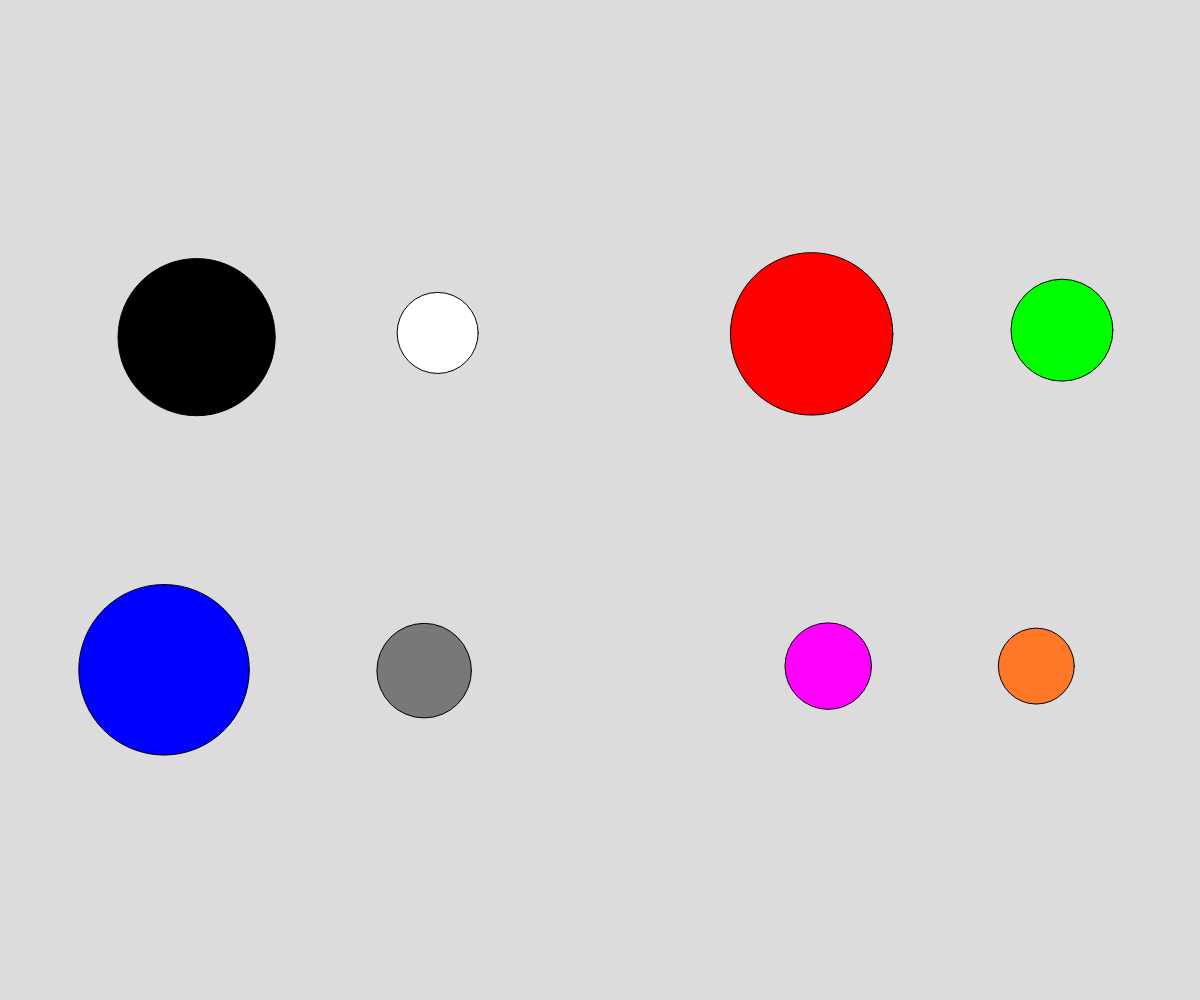
Frame 1 (no input)
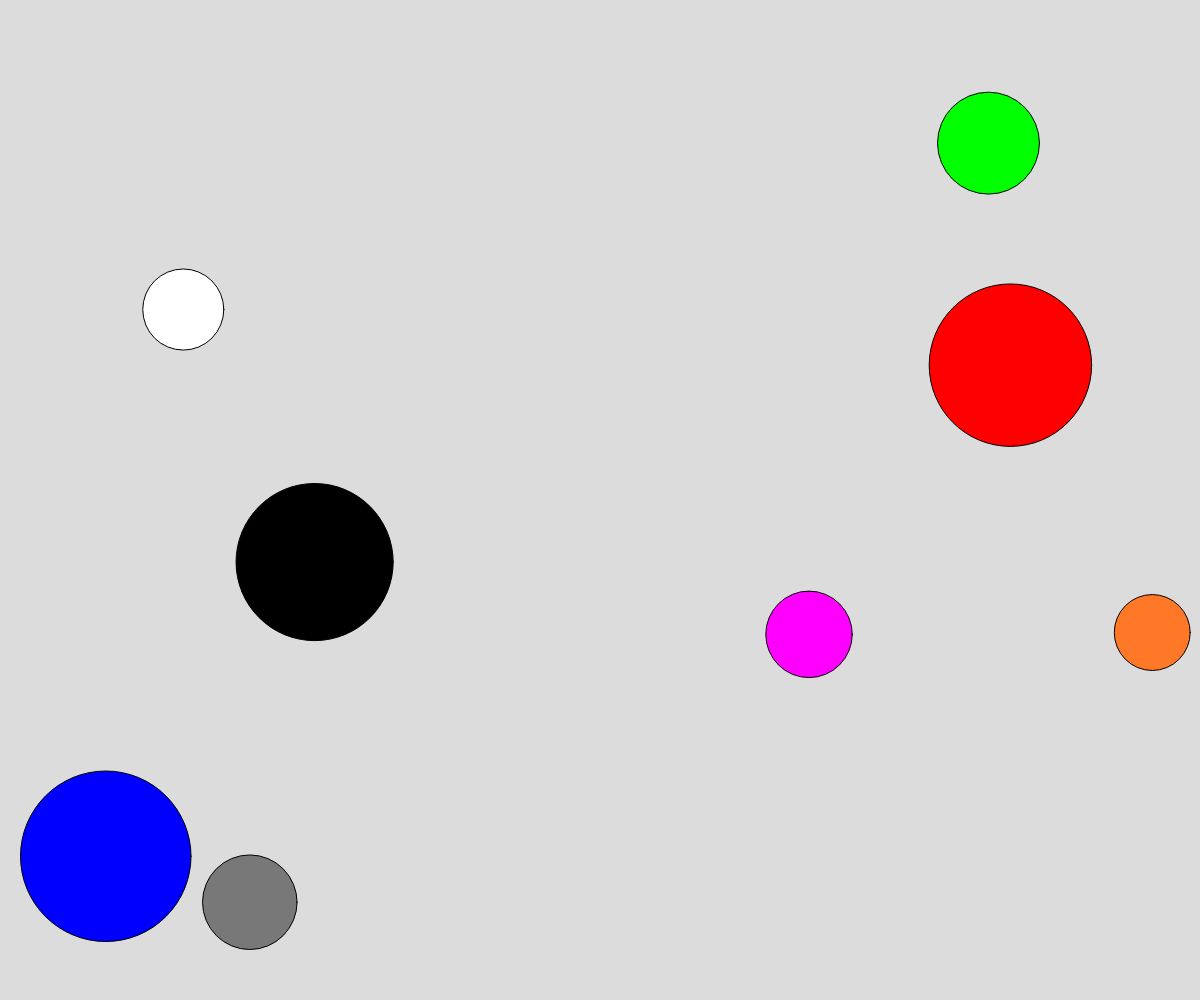
Frame 60 (no input)
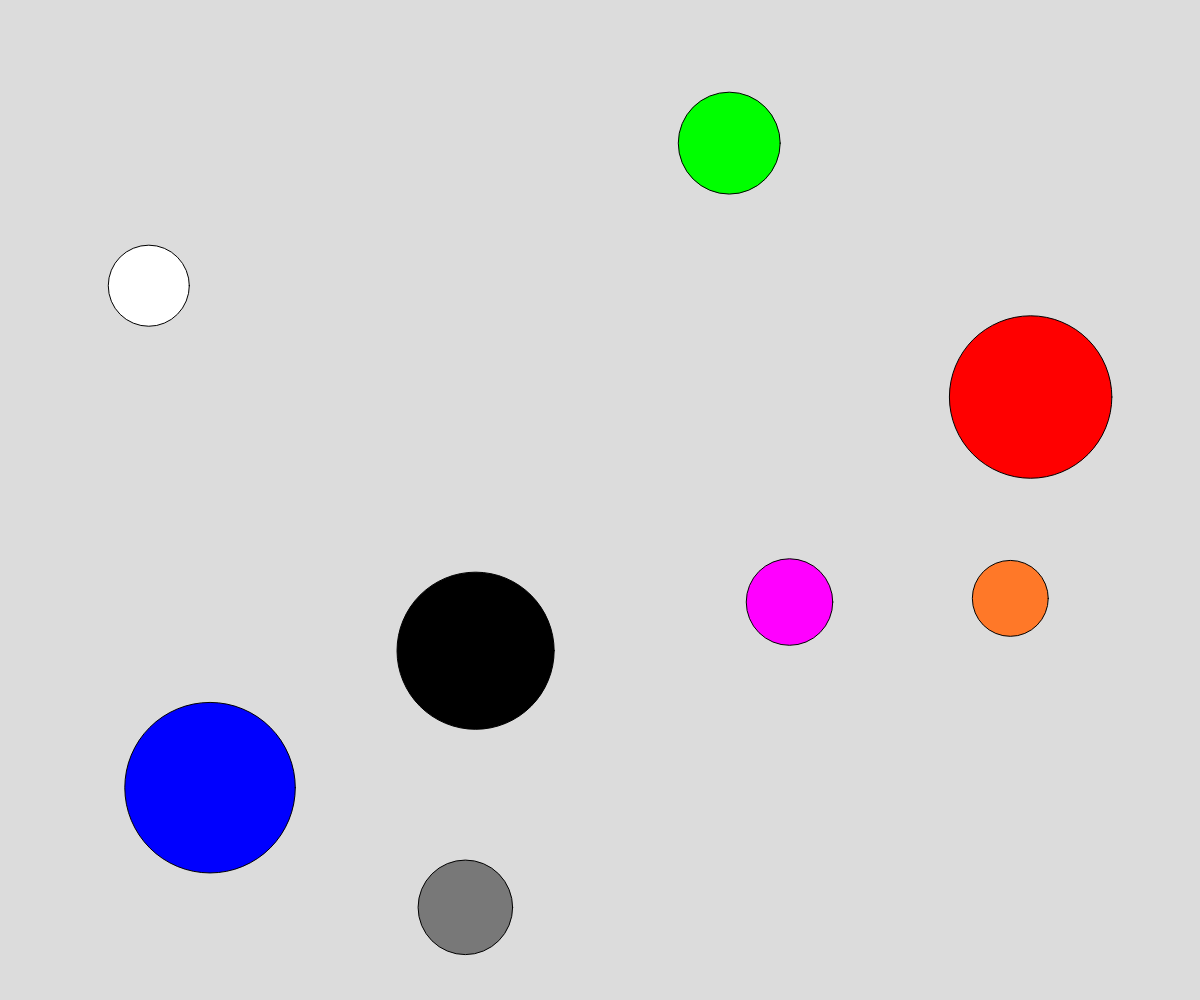
Frame 120 (the mouse pressed at the canvas centre since frame 60)

The p5.js sketch that drew these frames (run headless with seeded random() and noise() and a simulated clock; from frame 60 on, the mouse is pressed at the canvas centre):

// p5.js sketch
// ── sketch.js
let cx1;let cx2;let cx3;let cx4;
let cx5;let cx6;let cx7;let cx8;

let cy1;let cy2;let cy3;let cy4;
let cy5;let cy6;let cy7;let cy8;

let dia1;let dia2;let dia3;let dia4;
let dia5;let dia6;let dia7;let dia8;

let xspeed1;let xspeed2;let xspeed3;let xspeed4;
let xspeed5;let xspeed6; let xspeed7; let xspeed8;

let yspeed1;let yspeed2;let yspeed3;let yspeed4;
let yspeed5;let yspeed6; let yspeed7; let yspeed8;

let pxspeed1;let pxspeed2;let pxspeed3;let pxspeed4;
let pxspeed5;let pxspeed6;let pxspeed7;let pxspeed8;

let pyspeed1;let pyspeed2;let pyspeed3;let pyspeed4;
let pyspeed5;let pyspeed6;let pyspeed7;let pyspeed8;

function setup() {
  createCanvas(windowWidth, windowHeight);
  dia1=random(50,200);dia2=random(50,200);dia3=random(50,200);dia4=random(50,200);
  dia5=random(50,200);dia6=random(50,200);dia7=random(50,200);dia8=random(50,200);
  
  cx1=random(dia1,1/4*width);cx2=random(1/4*width,2/4*width);
  cx3=random(2/4*width,3/4*width);cx4=random(3/4*width,width-dia4);
  cx5=random(dia1,1/4*width);cx6=random(1/4*width,2/4*width);
  cx7=random(2/4*width,3/4*width);cx8=random(3/4*width,width-dia4);
  
  cy1=height/3;cy2=cy1;cy3=cy1;cy4=cy1;
  cy5=2*height/3;cy6=cy5;cy7=cy5;cy8=cy5;
  
  xspeed1=random(-5,5);xspeed2=random(-5,5);xspeed3=random(-5,5);xspeed4=random(-5,5);
  xspeed5=random(-5,5);xspeed6=random(-5,5);xspeed7=random(-5,5);xspeed8=random(-5,5);
  
  yspeed1=random(-5,5);yspeed2=random(-5,5);yspeed3=random(-5,5);yspeed4=random(-5,5);
  yspeed5=random(-5,5);yspeed6=random(-5,5);yspeed7=random(-5,5);yspeed8=random(-5,5);
}

function draw() {
  move();
  background(220);
  if (sqrt(((cx1-cx2)**2)+((cy1-cy2)**2)) <=(dia1+dia2)/2){ //1 og 2
    xspeed1=pxspeed2;
    yspeed1=pyspeed2;
    xspeed2=pxspeed1;
    yspeed2=pyspeed1;
  }
  if (sqrt(((cx1-cx3)**2)+((cy1-cy3)**2)) <=(dia1+dia3)/2){ //1 og 3
    xspeed1=pxspeed3;
    yspeed1=pyspeed3;
    xspeed3=pxspeed1;
    yspeed3=pyspeed1;
  }
  if (sqrt(((cx1-cx4)**2)+((cy1-cy4)**2)) <=(dia1+dia4)/2){ //1 og 4
    xspeed1=pxspeed4;
    yspeed1=pyspeed4;
    xspeed4=pxspeed1;
    yspeed4=pyspeed1;
  }
  if (sqrt(((cx1-cx5)**2)+((cy1-cy5)**2)) <=(dia1+dia5)/2){ //1 og 5
    xspeed1=pxspeed5;
    yspeed1=pyspeed5;
    xspeed5=pxspeed1;
    yspeed5=pyspeed1;
  }
  if (sqrt(((cx1-cx6)**2)+((cy1-cy6)**2)) <=(dia1+dia6)/2){ //1 og 6
    xspeed1=pxspeed6;
    yspeed1=pyspeed6;
    xspeed6=pxspeed1;
    yspeed6=pyspeed1;
  }
  if (sqrt(((cx1-cx7)**2)+((cy1-cy7)**2)) <=(dia1+dia7)/2){ //1 og 7
    xspeed1=pxspeed7;
    yspeed1=pyspeed7;
    xspeed7=pxspeed1;
    yspeed7=pyspeed1;
  }
  if (sqrt(((cx1-cx8)**2)+((cy1-cy8)**2)) <=(dia1+dia8)/2){ //1 og 8
    xspeed1=pxspeed8;
    yspeed1=pyspeed8;
    xspeed8=pxspeed1;
    yspeed8=pyspeed1;
  }
  if (sqrt(((cx2-cx3)**2)+((cy2-cy3)**2)) <=(dia2+dia3)/2){ //2 og 3
    xspeed2=pxspeed3;
    yspeed2=pyspeed3;
    xspeed3=pxspeed2;
    yspeed3=pyspeed2;
  }
  if (sqrt(((cx2-cx4)**2)+((cy2-cy4)**2)) <=(dia2+dia4)/2){ //2 og 4
    xspeed2=pxspeed4;
    yspeed2=pyspeed4;
    xspeed4=pxspeed2;
    yspeed4=pyspeed2;
  }
  if (sqrt(((cx2-cx5)**2)+((cy2-cy5)**2)) <=(dia2+dia5)/2){ //2 og 5
    xspeed2=pxspeed5;
    yspeed2=pyspeed5;
    xspeed5=pxspeed2;
    yspeed5=pyspeed2;
  }
  if (sqrt(((cx2-cx6)**2)+((cy2-cy6)**2)) <=(dia2+dia6)/2){ //2 og 6
    xspeed2=pxspeed6;
    yspeed2=pyspeed6;
    xspeed6=pxspeed2;
    yspeed6=pyspeed2;
  }
  if (sqrt(((cx2-cx7)**2)+((cy2-cy7)**2)) <=(dia2+dia7)/2){ //2 og 7
    xspeed2=pxspeed7;
    yspeed2=pyspeed7;
    xspeed7=pxspeed2;
    yspeed7=pyspeed2;
  }
  if (sqrt(((cx2-cx8)**2)+((cy2-cy8)**2)) <=(dia2+dia8)/2){ //2 og 8
    xspeed2=pxspeed8;
    yspeed2=pyspeed8;
    xspeed8=pxspeed2;
    yspeed8=pyspeed2;
  }
  if (sqrt(((cx3-cx4)**2)+((cy3-cy4)**2)) <=(dia3+dia4)/2){ //3 og 4
    xspeed3=pxspeed4;
    yspeed3=pyspeed4;
    xspeed4=pxspeed3;
    yspeed4=pyspeed3;
  }
  if (sqrt(((cx3-cx5)**2)+((cy3-cy5)**2)) <=(dia3+dia5)/2){ //3 og 5
    xspeed3=pxspeed5;
    yspeed3=pyspeed5;
    xspeed5=pxspeed3;
    yspeed5=pyspeed3;
  }
  if (sqrt(((cx3-cx6)**2)+((cy3-cy6)**2)) <=(dia3+dia6)/2){ //3 og 6
    xspeed3=pxspeed6;
    yspeed3=pyspeed6;
    xspeed6=pxspeed3;
    yspeed6=pyspeed3;
  }
  if (sqrt(((cx3-cx7)**2)+((cy3-cy7)**2)) <=(dia3+dia7)/2){ //3 og 7
    xspeed3=pxspeed7;
    yspeed3=pyspeed7;
    xspeed7=pxspeed3;
    yspeed7=pyspeed3;
  }
  if (sqrt(((cx3-cx8)**2)+((cy3-cy8)**2)) <=(dia3+dia8)/2){ //3 og 8
    xspeed3=pxspeed8;
    yspeed3=pyspeed8;
    xspeed8=pxspeed3;
    yspeed8=pyspeed3;
  }
  if (sqrt(((cx4-cx5)**2)+((cy4-cy5)**2)) <=(dia4+dia5)/2){ //4 og 5
    xspeed4=pxspeed5;
    yspeed4=pyspeed5;
    xspeed5=pxspeed4;
    yspeed5=pyspeed4;
  }
  if (sqrt(((cx4-cx6)**2)+((cy4-cy6)**2)) <=(dia4+dia6)/2){ //4 og 6
    xspeed4=pxspeed6;
    yspeed4=pyspeed6;
    xspeed6=pxspeed4;
    yspeed6=pyspeed4;
  }
  if (sqrt(((cx4-cx7)**2)+((cy4-cy7)**2)) <=(dia4+dia7)/2){ //4 og 7
    xspeed4=pxspeed7;
    yspeed4=pyspeed7;
    xspeed7=pxspeed4;
    yspeed7=pyspeed4;
  }
  if (sqrt(((cx4-cx8)**2)+((cy4-cy8)**2)) <=(dia4+dia8)/2){ //4 og 8
    xspeed4=pxspeed8;
    yspeed4=pyspeed8;
    xspeed8=pxspeed4;
    yspeed8=pyspeed4;
  }
  if (sqrt(((cx5-cx6)**2)+((cy5-cy6)**2)) <=(dia5+dia6)/2){ //5 og 6
    xspeed5=pxspeed6;
    yspeed5=pyspeed6;
    xspeed6=pxspeed5;
    yspeed6=pyspeed5;
  }
  if (sqrt(((cx5-cx7)**2)+((cy5-cy7)**2)) <=(dia5+dia7)/2){ //5 og 7
    xspeed5=pxspeed7;
    yspeed5=pyspeed7;
    xspeed7=pxspeed5;
    yspeed7=pyspeed5;
  }
  if (sqrt(((cx5-cx8)**2)+((cy5-cy8)**2)) <=(dia5+dia8)/2){ //5 og 8
    xspeed5=pxspeed8;
    yspeed5=pyspeed8;
    xspeed8=pxspeed5;
    yspeed8=pyspeed5;
  }
  if (sqrt(((cx6-cx7)**2)+((cy6-cy7)**2)) <=(dia6+dia7)/2){ //6 og 7
    xspeed6=pxspeed7;
    yspeed6=pyspeed7;
    xspeed7=pxspeed6;
    yspeed7=pyspeed6;
  }
  if (sqrt(((cx6-cx8)**2)+((cy6-cy8)**2)) <=(dia6+dia8)/2){ //6 og 8
    xspeed6=pxspeed8;
    yspeed6=pyspeed8;
    xspeed8=pxspeed6;
    yspeed8=pyspeed6;
  }
  if (sqrt(((cx7-cx8)**2)+((cy7-cy8)**2)) <=(dia7+dia8)/2){ //7 og 8
    xspeed7=pxspeed8;
    yspeed7=pyspeed8;
    xspeed8=pxspeed7;
    yspeed8=pyspeed7;
  }
  fill(0);circle(cx1,cy1,dia1);fill(255);circle(cx2,cy2,dia2);
  fill(255,0,0);circle(cx3,cy3,dia3);fill(0,255,0);circle(cx4,cy4,dia4);
  fill(0,0,255);circle(cx5,cy5,dia5);fill(120,120,120);circle(cx6,cy6,dia6);
  fill(255,0,255);circle(cx7,cy7,dia7);fill(255,120,40);circle(cx8,cy8,dia8);
}
function move(){
  cx1+=xspeed1;cx2+=xspeed2;cx3+=xspeed3;cx4+=xspeed4;
  cx5+=xspeed5;cx6+=xspeed6;cx7+=xspeed7;cx8+=xspeed8;

  cy1+=yspeed1;cy2+=yspeed2;cy3+=yspeed3;cy4+=yspeed4;
  cy5+=yspeed5;cy6+=yspeed6;cy7+=yspeed7;cy8+=yspeed8;

  if(cx1<dia1/2||cx1>width-dia1/2){xspeed1*=-1;}
  if(cx2<dia2/2||cx2>width-dia2/2){xspeed2*=-1;}
  if(cx3<dia3/2||cx3>width-dia3/2){xspeed3*=-1;}
  if(cx4<dia4/2||cx4>width-dia4/2){xspeed4*=-1;}
  if(cx5<dia5/2||cx5>width-dia5/2){xspeed5*=-1;}
  if(cx6<dia6/2||cx6>width-dia6/2){xspeed6*=-1;}
  if(cx7<dia7/2||cx7>width-dia7/2){xspeed7*=-1;}
  if(cx8<dia8/2||cx8>width-dia8/2){xspeed8*=-1;}
  
  if(cy1<dia1/2||cy1>height-dia1/2){yspeed1*=-1;}
  if(cy2<dia2/2||cy2>height-dia2/2){yspeed2*=-1;}
  if(cy3<dia3/2||cy3>height-dia3/2){yspeed3*=-1;}
  if(cy4<dia4/2||cy4>height-dia4/2){yspeed4*=-1;}
  if(cy5<dia5/2||cy5>height-dia5/2){yspeed5*=-1;}
  if(cy6<dia6/2||cy6>height-dia6/2){yspeed6*=-1;}
  if(cy7<dia7/2||cy7>height-dia7/2){yspeed7*=-1;}
  if(cy8<dia8/2||cy8>height-dia8/2){yspeed8*=-1;}

  pxspeed1=xspeed1;pxspeed2=xspeed2;pxspeed3=xspeed3;pxspeed4=xspeed4;
  pxspeed5=xspeed5;pxspeed6=xspeed6;pxspeed7=xspeed7;pxspeed8=xspeed8;

  pyspeed1=yspeed1;pyspeed2=yspeed2;pyspeed3=yspeed3;pyspeed4=yspeed4;
  pyspeed5=yspeed5;pyspeed6=yspeed6;pyspeed7=yspeed7;pyspeed8=yspeed8;
}
